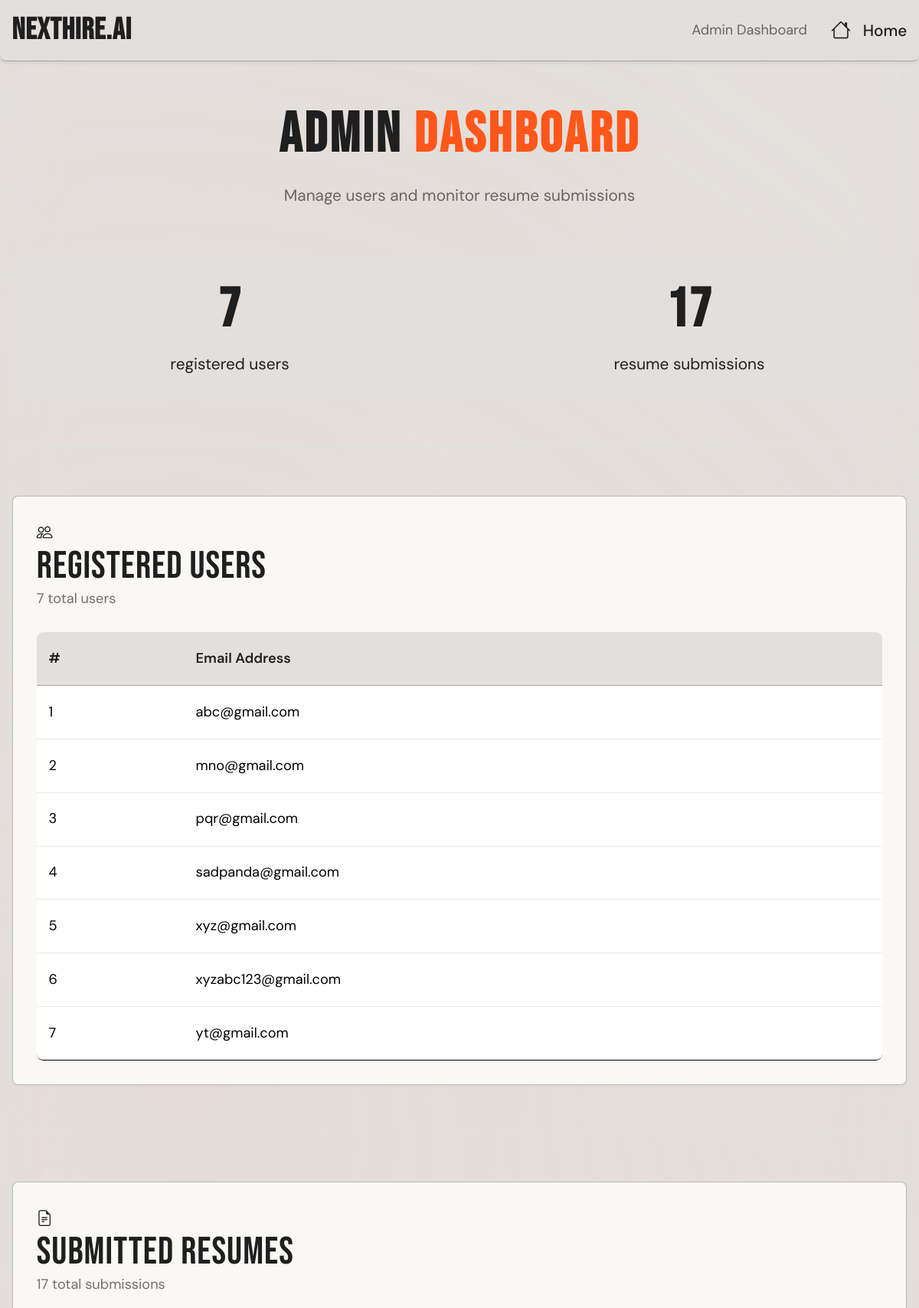
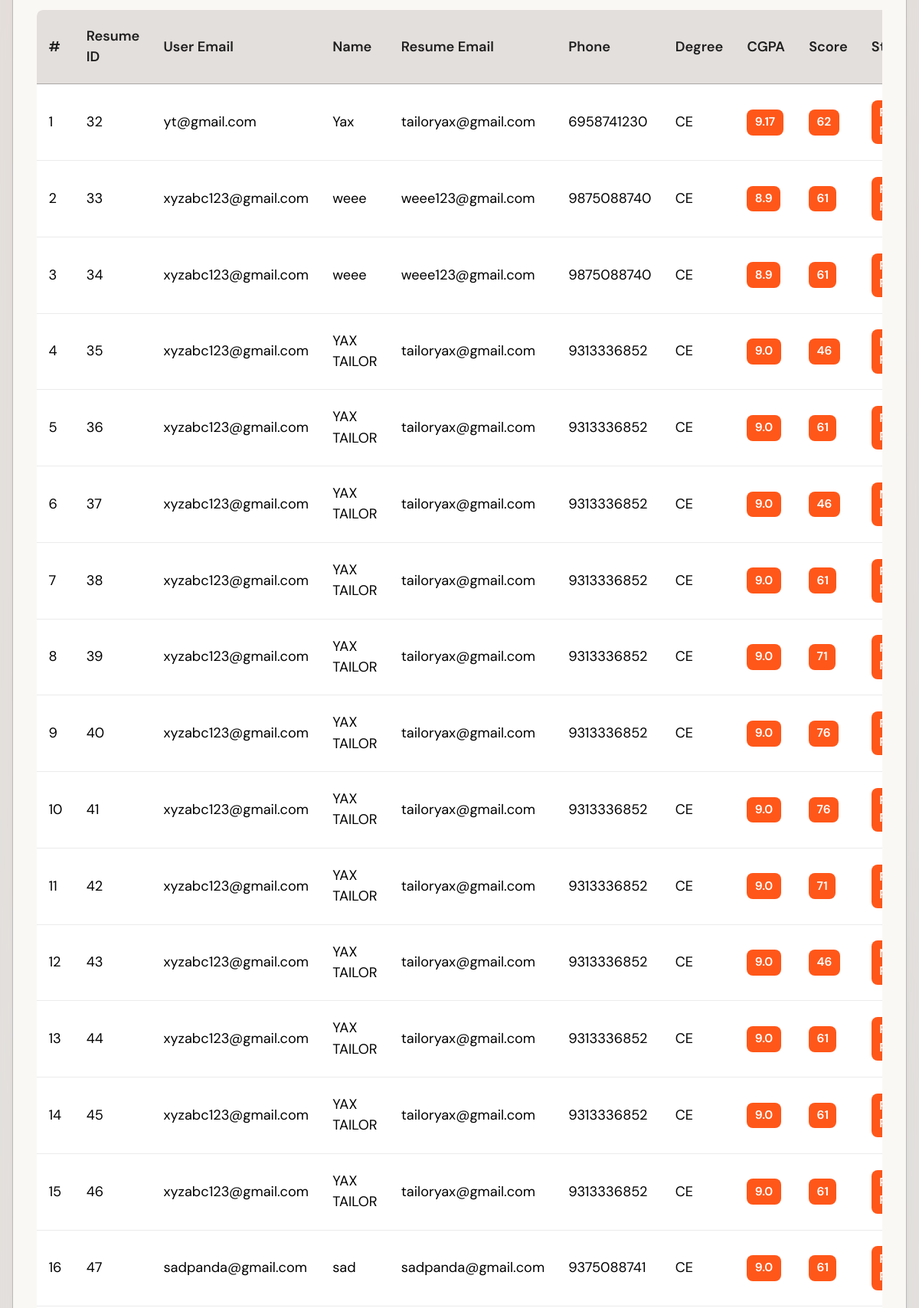
/admin_dashboard (signed in, upper part), run on the app's committed database (2 pictures, top to bottom).
### tables this page shows
CREATE TABLE users (
            email TEXT PRIMARY KEY,
            password TEXT
        );

CREATE TABLE resumes (
        id INTEGER PRIMARY KEY AUTOINCREMENT,
        user_email TEXT,
        name TEXT,
        phone TEXT,
        email TEXT,
        degree TEXT,
        cgpa TEXT,
        skills TEXT,
        projects TEXT,
        file_path TEXT
    , score INTEGER, status TEXT, created_at TEXT, github_username TEXT, city TEXT, about_yourself TEXT);

### app.py (the view)
@app.route("/admin_dashboard")
def admin_dashboard():
    if not session.get("admin"):
        return "Unauthorized", 401
    if not user_resume_history:
        rebuild_resume_history()
    conn = get_db()
    cur = conn.cursor()
    cur.execute("SELECT email FROM users")
    users = cur.fetchall()
    cur.execute("""
    SELECT id, user_email, name, email, phone, degree, cgpa, score, status, file_path
    FROM resumes
    """)
    resumes = cur.fetchall()
    conn.close()
    return render_template("admin.html",users=users,resumes=resumes,ds_history=user_resume_history)

### app.py (called while the page is built)
def get_db():
    return sqlite3.connect(DB_NAME)

### python_modules/resume_history_ds.py (called while the page is built)
    def get_resume_history(self):
        history = []
        current = self.head
        while current:
            history.append({
                "resume_id": current.resume_id,
                "created_at": current.created_at,
                "resume_score": current.resume_score,
                "readiness_status": current.readiness_status
            })
            current = current.next
        return history

### templates/admin.html (shortened to what this page needs)
<!DOCTYPE html>
<html lang="en">
<head>
    <link href="https://cdn.jsdelivr.net/npm/bootstrap@5.3.2/dist/css/bootstrap.min.css" rel="stylesheet">
    <link rel="stylesheet" href="https://cdn.jsdelivr.net/npm/bootstrap-icons@1.11.0/font/bootstrap-icons.css">
    <link rel="stylesheet" href="{{ url_for('static', filename='css/style.css') }}">
</head>
<body>
<header class="border-bottom py-3">
    <div class="container d-flex justify-content-between align-items-center">
        <h5 class="mb-0 fw-bold">NextHire.AI</h5>
        <nav class="d-none d-md-flex gap-4 align-items-center">
            <span class="text-muted small">Admin Dashboard</span>
            <a class="nav-link" href="/"><i class="bi bi-house"></i> Home</a>
        </nav>
    </div>
</header>
<div class="container py-5">
    <div class="text-center mb-5">
        <h1 class="hero-title" style="font-size: 3.5rem;">
            ADMIN <span class="hero-accent">DASHBOARD</span>
        </h1>
        <p class="text-muted">Manage users and monitor resume submissions</p>
    </div>
    <section class="py-4 mb-5" style="background-color: var(--background); border-radius: var(--radius);">
        <div class="row text-center">
            <div class="col-md-6">
                <h2 class="fw-bold">{{ users|length }}</h2>
                <p class="mb-0">registered users</p>
            </div>
            <div class="col-md-6">
                <h2 class="fw-bold">{{ resumes|length }}</h2>
                <p class="mb-0">resume submissions</p>
            </div>
        </div>
    </section>
    <div class="border-top mb-5"></div>
    <div class="panel mb-5">
        <div class="section-heading-container">
            <i class="bi bi-people section-heading-icon"></i>
            <div>
                <h3 class="mb-0">Registered Users</h3>
                <p class="text-muted small mb-0">{{ users|length }} total users</p>
            </div>
        </div>
        <div class="table-responsive">
            <table class="table">
                <thead>
                    <tr>
                        <th>#</th>
                        <th>Email Address</th>
                    </tr>
                </thead>
                <tbody>
                    {% for user in users %}
                    <tr>
                        <td>{{ loop.index }}</td>
                        <td>{{ user[0] }}</td>
                    </tr>
                    {% endfor %}
                </tbody>
            </table>
        </div>
    </div>
    <div class="border-top mb-5"></div>
    <div class="panel">
        <div class="section-heading-container">
            <i class="bi bi-file-earmark-text section-heading-icon"></i>
            <div>
                <h3 class="mb-0">Submitted Resumes</h3>
                <p class="text-muted small mb-0">{{ resumes|length }} total submissions</p>
            </div>
        </div>
        <div class="table-responsive">
            <table class="table">
                <thead>
                    <tr>
                        <th>#</th>
                        <th>Resume ID</th>
                        <th>User Email</th>
                        <th>Name</th>
                        <th>Resume Email</th>
                        <th>Phone</th>
                        <th>Degree</th>
                        <th>CGPA</th>
                        <th>Score</th>
                        <th>Status</th>
                    </tr>
                </thead>
                <tbody>
                    {% for r in resumes %}
                    <tr>
                        <td>{{ loop.index }}</td>
                        <td>{{ r[0] }}</td>
                        <td>{{ r[1] }}</td>
                        <td>{{ r[2] }}</td>
                        <td>{{ r[3] }}</td>
                        <td>{{ r[4] }}</td>
                        <td>{{ r[5] }}</td>
                        <td><span class="dashboard-badge">{{ r[6] }}</span></td>
                        <td><span class="dashboard-badge">{{ r[7] }}</span></td>
                        <td><span class="dashboard-badge">{{ r[8] }}</span></td>
                    </tr>
                    {% endfor %}
                </tbody>
            </table>
        </div>
    </div>
</div>
</body>
</html>

### static/css/style.css (style rules this page uses)
html { font-size: 130%; }
:root { --background: #E3DFDC; --foreground: hsl(0, 0%, 12%); --card: hsl(40, 30%, 97%); --primary: hsl(16, 100%, 55%); --secondary: hsl(215, 25%, 27%); --accent: hsl(210, 30%, 50%); --border: rgba(0, 0, 0, 0.25); --radius: 8px; }
header.border-bottom { border-bottom: 1px solid var(--border) !important; }
header { position: fixed; top: 0; left: 0; right: 0; background-color: var(--background); z-index: 1030; width: 100%; box-shadow: 0 2px 4px rgba(0,0,0,0.08); }
header.py-3 { padding-top: 0.75rem !important; padding-bottom: 0.75rem !important; }
body { background-color: var(--background); color: var(--foreground); font-family: 'DM Sans', -apple-system, BlinkMacSystemFont, 'Segoe UI', 'Roboto', 'Oxygen', 'Ubuntu', 'Cantarell', sans-serif; -webkit-font-smoothing: antialiased; padding-top: 4rem; transition: background-color 0.3s ease; }
body::before { content: ''; position: fixed; top: 0; left: 0; width: 100%; height: 100%; background: radial-gradient(circle at 20% 30%, hsla(16, 60%, 85%, 0.15) 0%, transparent 50%), radial-gradient(circle at 80% 70%, hsla(210, 40%, 85%, 0.12) 0%, transparent 50%), radial-gradient(circle at 40% 80%, hsla(40, 50%, 90%, 0.1) 0%, transparent 60%), linear-gradient(135deg, hsla(16, 30%, 92%, 0.08) 0%, hsla(210, 25%, 95%, 0.06) 100%); filter: blur(40px); z-index: -1; pointer-events: none; }
h1, h2, h3, h4, h5, h6, .hero-title, .accordion-button, .reviewer-name { font-family: 'Bebas Neue', -apple-system, BlinkMacSystemFont, 'Segoe UI', sans-serif; }
h1, h2, h3, h4, h5, h6 { font-weight: 400; letter-spacing: 0.02em; }
h1 { font-size: 4.2rem; }
h2 { font-size: 3.4rem; }
h3 { font-size: 2.8rem; }
h5 { font-size: 1.9rem; }
.hero-title { font-size: 5.5rem; font-weight: 800; text-transform: uppercase; letter-spacing: 0.05em; line-height: 0.85; margin-bottom: 1.5rem; color: var(--foreground); }
.hero-accent { color: var(--primary); }
.nav-link { color: var(--foreground); font-weight: 500; display: flex; align-items: center; gap: 0.75rem; }
.nav-link i { font-size: 1.4rem; flex-shrink: 0; }
.panel { background-color: var(--card); border: 1px solid var(--border); border-radius: var(--radius); padding: 1.5rem; box-shadow: 0 2px 4px rgba(0,0,0,0.04); margin-bottom: 2rem; transition: all 0.3s ease; }
.text-muted { color: rgba(0,0,0,0.55) !important; }
html { scroll-behavior: smooth; }
.nav-link { color: var(--foreground); font-weight: 500; display: flex; align-items: center; gap: 0.75rem; text-decoration: none; }
.nav-link i { font-size: 1.25em; flex-shrink: 0; line-height: 1; }
.section-heading-container { margin-bottom: 1.5rem; }
.section-heading-container h3 { margin: 0; line-height: 1.2; font-size: 2.4rem; }
.section-heading-container p { margin: 0; line-height: 1.3; }
.d-flex.align-items-center { align-items: center !important; }
.table { border-collapse: separate; border-spacing: 0; margin-bottom: 0; background-color: transparent; }
.table thead th { background-color: var(--background); border-bottom: 1px solid var(--border); padding: 1rem 0.75rem; font-size: 0.875rem; font-weight: 600; color: var(--foreground); vertical-align: middle; border-right: none; }
.table tbody tr { border-bottom: 1px solid rgba(0, 0, 0, 0.08); transition: all 0.2s ease; }
.table tbody tr:last-child { border-bottom: none; }
.table td { padding: 1rem 0.75rem; vertical-align: middle; border-right: none; font-size: 0.875rem; line-height: 1.5; }
.dashboard-badge { display: inline-flex; align-items: center; padding: 0.25rem 0.5rem; border-radius: var(--radius); font-size: 0.75rem; font-weight: 600; background-color: var(--primary); color: white; }
.table-responsive .table { margin-bottom: 0; }
.table { border-radius: var(--radius); overflow: hidden; }
.table thead th:first-child { border-top-left-radius: var(--radius); }
.table thead th:last-child { border-top-right-radius: var(--radius); }
.table tbody tr:last-child td:first-child { border-bottom-left-radius: var(--radius); }
.table tbody tr:last-child td:last-child { border-bottom-right-radius: var(--radius); }
section { border-radius: var(--radius); }
header { border-radius: 0 0 var(--radius) var(--radius); }
.nav-link img, header img, .bi, [class*="bi-"] { border-radius: 0; }
* { box-sizing: border-box; }
html, body { overflow-x: hidden; width: 100%; }
.container-fluid, .container { max-width: 100%; overflow-x: hidden; }

### data on the page
users: email "abc@gmail.com"
users: email "mno@gmail.com"
users: email "pqr@gmail.com"
users: email "sadpanda@gmail.com"
users: email "xyz@gmail.com"
users: email "xyzabc123@gmail.com"
users: email "yt@gmail.com"
resumes: id "32", user_email "yt@gmail.com", name "Yax", email "tailoryax@gmail.com", phone "6958741230", degree "CE", cgpa "9.17", score "62"
resumes: id "33", user_email "xyzabc123@gmail.com", name "weee", email "weee123@gmail.com", phone "9875088740", degree "CE", cgpa "8.9", score "61"
resumes: id "34", user_email "xyzabc123@gmail.com", name "weee", email "weee123@gmail.com", phone "9875088740", degree "CE", cgpa "8.9", score "61"
resumes: id "35", user_email "xyzabc123@gmail.com", name "YAX TAILOR", email "tailoryax@gmail.com", phone "9313336852", degree "CE", cgpa "9.0", score "46"
resumes: id "36", user_email "xyzabc123@gmail.com", name "YAX TAILOR", email "tailoryax@gmail.com", phone "9313336852", degree "CE", cgpa "9.0", score "61"
resumes: id "37", user_email "xyzabc123@gmail.com", name "YAX TAILOR", email "tailoryax@gmail.com", phone "9313336852", degree "CE", cgpa "9.0", score "46"
resumes: id "38", user_email "xyzabc123@gmail.com", name "YAX TAILOR", email "tailoryax@gmail.com", phone "9313336852", degree "CE", cgpa "9.0", score "61"
resumes: id "39", user_email "xyzabc123@gmail.com", name "YAX TAILOR", email "tailoryax@gmail.com", phone "9313336852", degree "CE", cgpa "9.0", score "71"
resumes: id "40", user_email "xyzabc123@gmail.com", name "YAX TAILOR", email "tailoryax@gmail.com", phone "9313336852", degree "CE", cgpa "9.0", score "76"
resumes: id "41", user_email "xyzabc123@gmail.com", name "YAX TAILOR", email "tailoryax@gmail.com", phone "9313336852", degree "CE", cgpa "9.0", score "76"
resumes: id "42", user_email "xyzabc123@gmail.com", name "YAX TAILOR", email "tailoryax@gmail.com", phone "9313336852", degree "CE", cgpa "9.0", score "71"
resumes: id "43", user_email "xyzabc123@gmail.com", name "YAX TAILOR", email "tailoryax@gmail.com", phone "9313336852", degree "CE", cgpa "9.0", score "46"
resumes: id "44", user_email "xyzabc123@gmail.com", name "YAX TAILOR", email "tailoryax@gmail.com", phone "9313336852", degree "CE", cgpa "9.0", score "61"
resumes: id "45", user_email "xyzabc123@gmail.com", name "YAX TAILOR", email "tailoryax@gmail.com", phone "9313336852", degree "CE", cgpa "9.0", score "61"
resumes: id "46", user_email "xyzabc123@gmail.com", name "YAX TAILOR", email "tailoryax@gmail.com", phone "9313336852", degree "CE", cgpa "9.0", score "61"
resumes: id "47", user_email "sadpanda@gmail.com", name "sad", email "sadpanda@gmail.com", phone "9375088741", degree "CE", cgpa "9.0", score "61"

### other printed values
{{ users|length }} "7"
{{ resumes|length }} "17"
